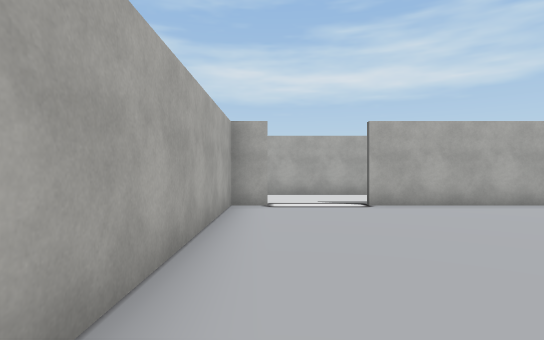
View 1 (above)

24 first-person views from a walk through a scene from a Unity 3-D project. The camera is 1.5 m above the floor, looks level and sees 80° across. The floor is counted in squares, 2 m on a side. Each view is taken from the middle of a square. On the plan, view 1 faces up. The plan holds only what a view shows up to about 11 squares ahead; the rest is blank. The place goes on beyond the plan. The player is left out. Some animated figures are left out. Some surface patterns are stand-ins.

View 2
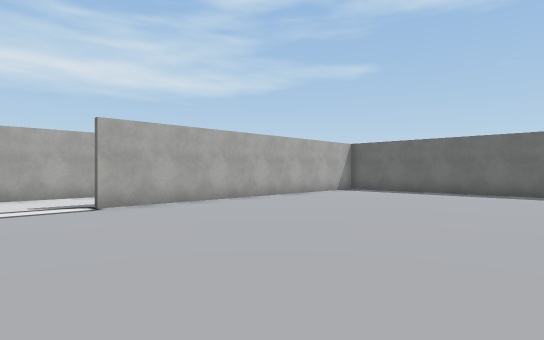

View 3
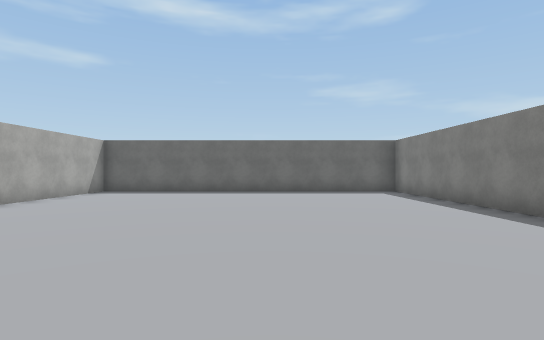

View 4
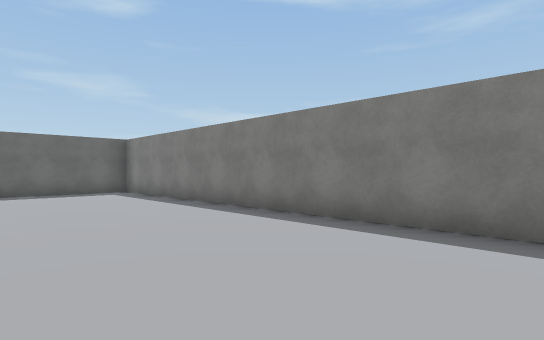

View 5
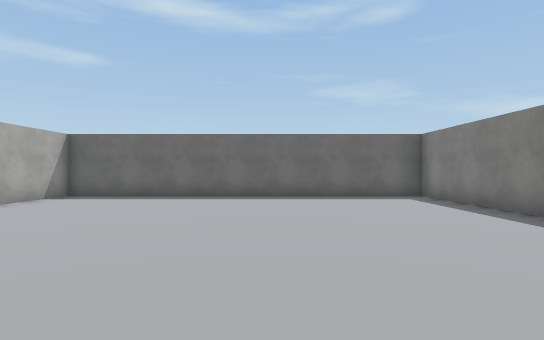

View 6
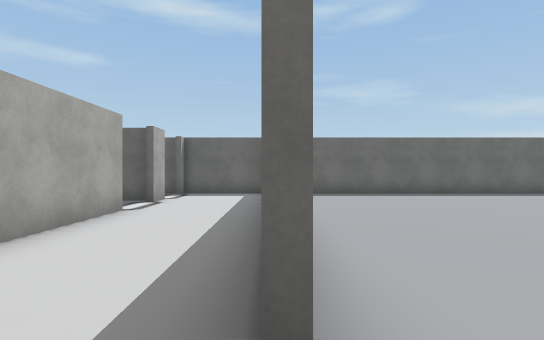

View 7
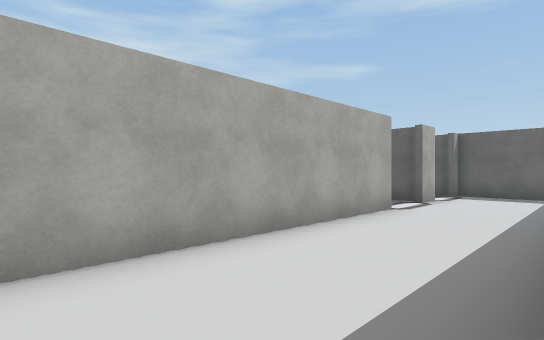

View 8
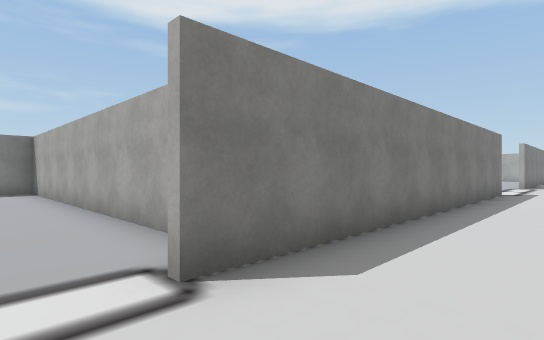

View 9
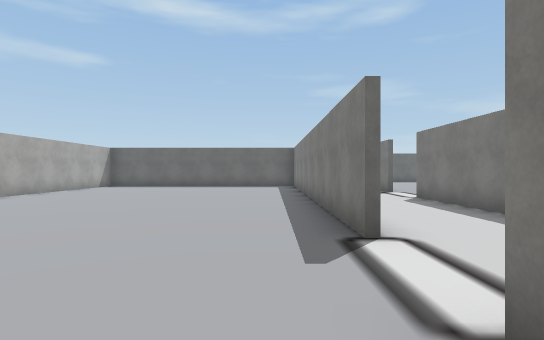

View 10
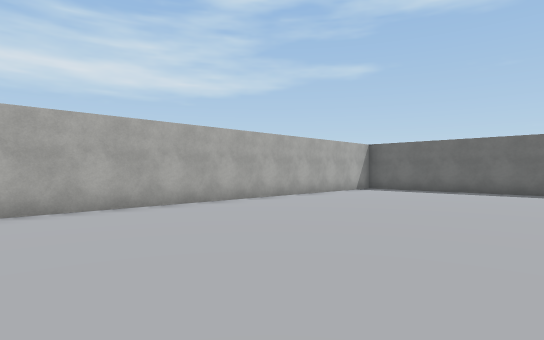

View 11
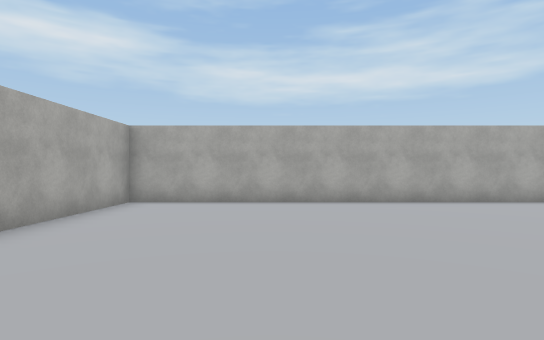

View 12
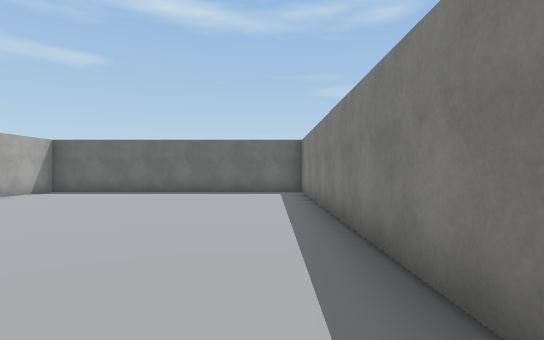

View 13
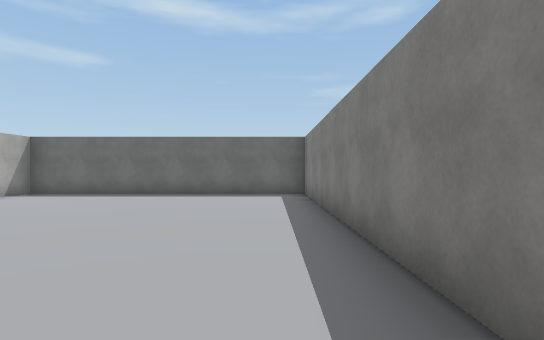

View 14
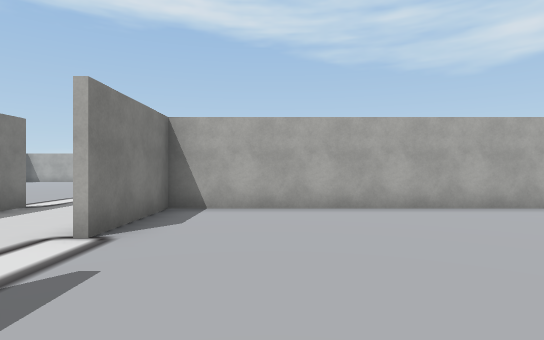

View 15
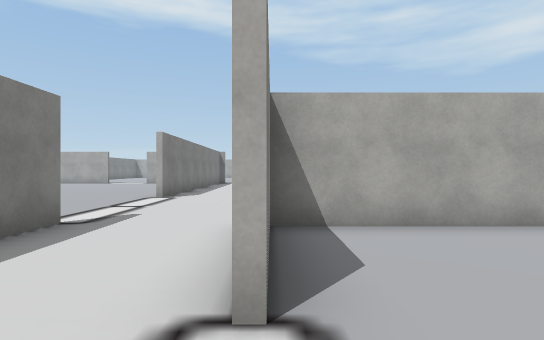

View 16
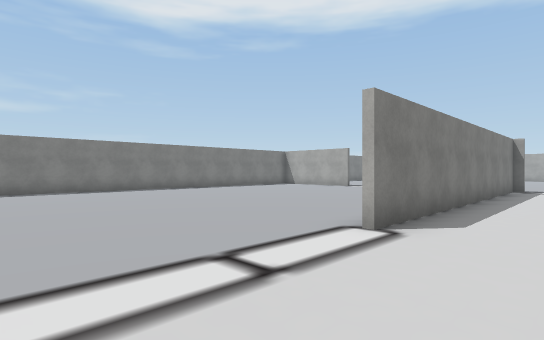

View 17
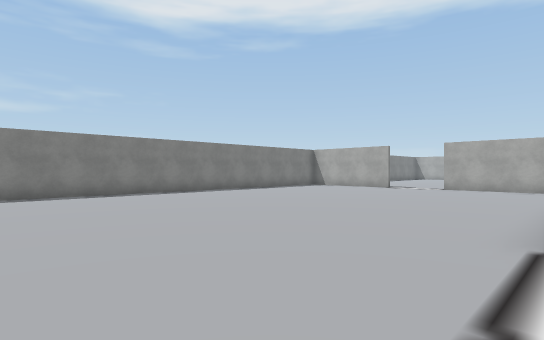

View 18
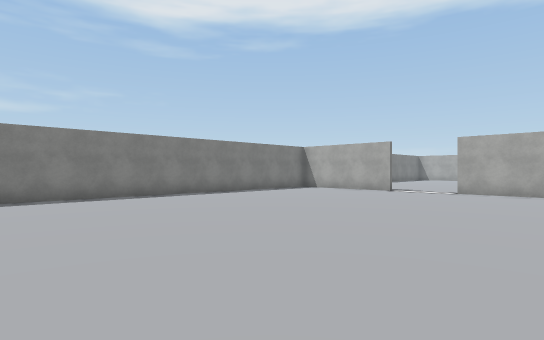

View 19
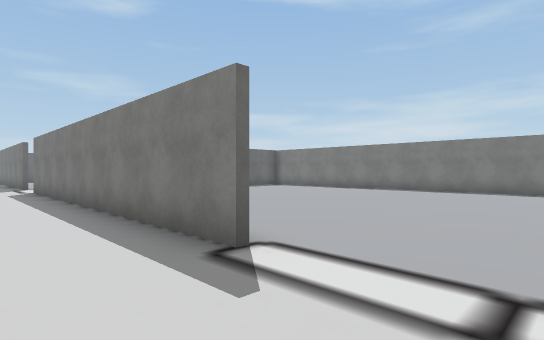

View 20
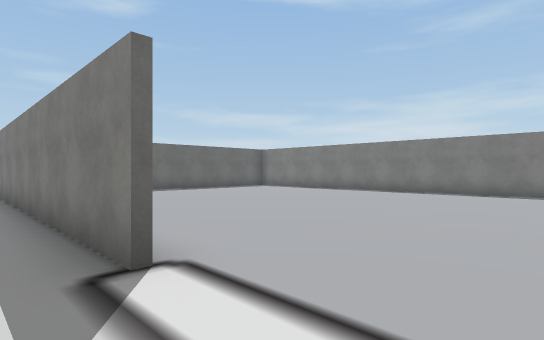

View 21
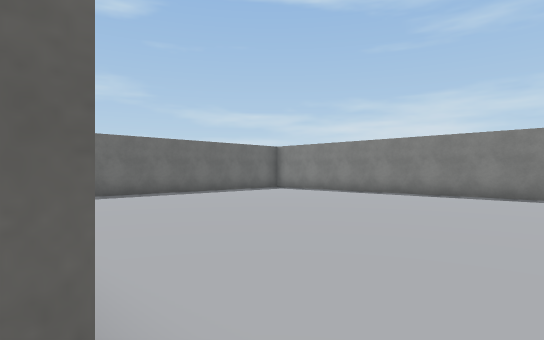

View 22
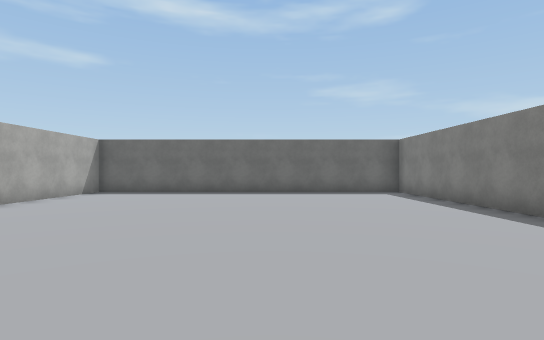

View 23
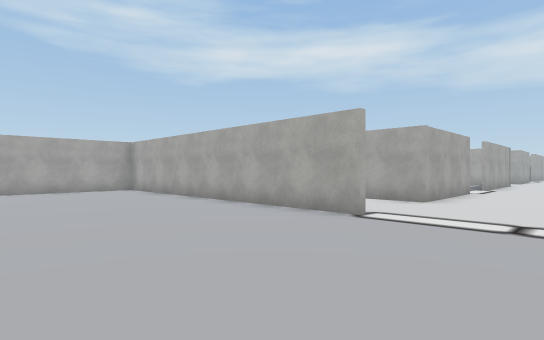

View 24
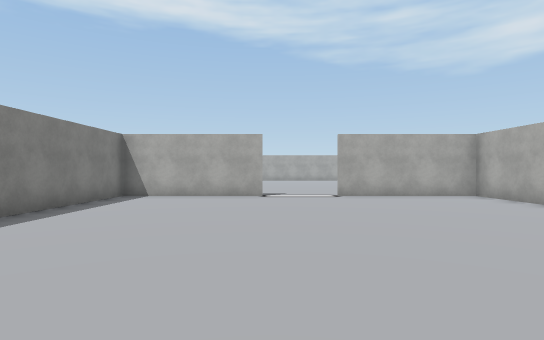

### Floor plan
Points are (right, up) in squares from view 1. A wall is a line through its corners. A room is listed if a view was taken in it or the views show most of it. See-through windows are left out.
Room 1 (views 1, 2, 3, 4, 5, 6, 7, 8)
walls: (0, 6.9) (-0.9, 6.9) (-0.9, -3.3) (11.3, -3.3) (11.3, 6.9) (2, 6.9); (7.1, 9.8) (-0.1, 9.8)
ways out: opening at (-0.5, 8.5) to room 3; opening at (9, 8.5) to room 4; opening at (8, 10)
Room 2 (views 9, 10, 11, 12, 13, 14, 15)
walls: (-5.5, 10) (6.1, 10) (6.1, 18.5) (-10.3, 18.5) (-10.3, 10) (-7.5, 10)
ways out: opening at (-6.5, 10) to room 3
Room 3 (views 16, 17, 18, 19, 20, 21, 22, 23, 24)
walls: (-10.6, 7) (0, 7); (-14.8, 6.9) (-24.3, 6.9) (-24.3, 2.9); (-14.8, 13.6) (-14.8, 9.8); (-24.3, 0.8) (-24.3, -3.3) (-1, -3.3) (-1, 6.9) (-5.1, 6.9)
ways out: opening at (-0.5, 8.5) to room 1; opening at (-6.5, 10) to room 2; opening at (-24, 1.5); opening at (-15, 8.5); opening at (-15, 14.5)
Room 4 (no view inside)
walls: (9.5, 9.8) (8.6, 9.8); (11.3, 7.2) (11.3, 9.8) (10.9, 9.8)
ways out: opening at (9, 8.5) to room 1; opening at (10, 10)

Where each view was taken, in squares from view 1:
view 1: 0 up, 0 right, facing up
view 2: 0 up, 0 right, facing up-right
view 3: 1 up, 0 right, facing right
view 4: 1 up, 0 right, facing down-right
view 5: 1 up, 2 right, facing right
view 6: 7 up, 1 right, facing right
view 7: 7 up, 1 right, facing up-right
view 8: 9 up, 1 right, facing down-left
view 9: 11 up, 9 left, facing right
view 10: 12 up, 6 left, facing up-right
view 11: 11 up, 7 left, facing up
view 12: 11 up, 5 left, facing right
view 13: 11 up, 4 left, facing right
view 14: 12 up, 4 left, facing left
view 15: 10 up, 6 left, facing left
view 16: 9 up, 11 left, facing down-left
view 17: 7 up, 11 left, facing down-left
view 18: 6 up, 13 left, facing down-left
view 19: 9 up, 13 left, facing down-right
view 20: 8 up, 13 left, facing down-right
view 21: 7 up, 11 left, facing down-right
view 22: 1 up, 12 left, facing right
view 23: 2 up, 12 left, facing up-left
view 24: 1 up, 15 left, facing left
